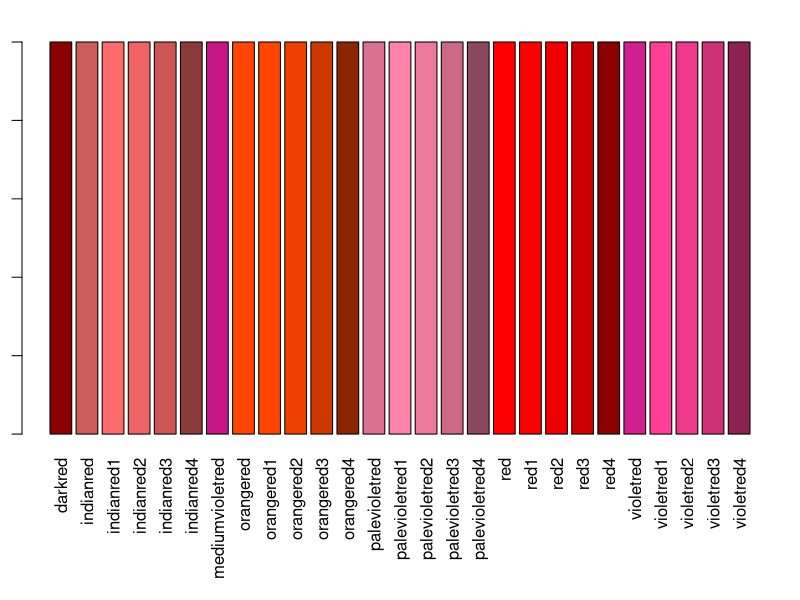
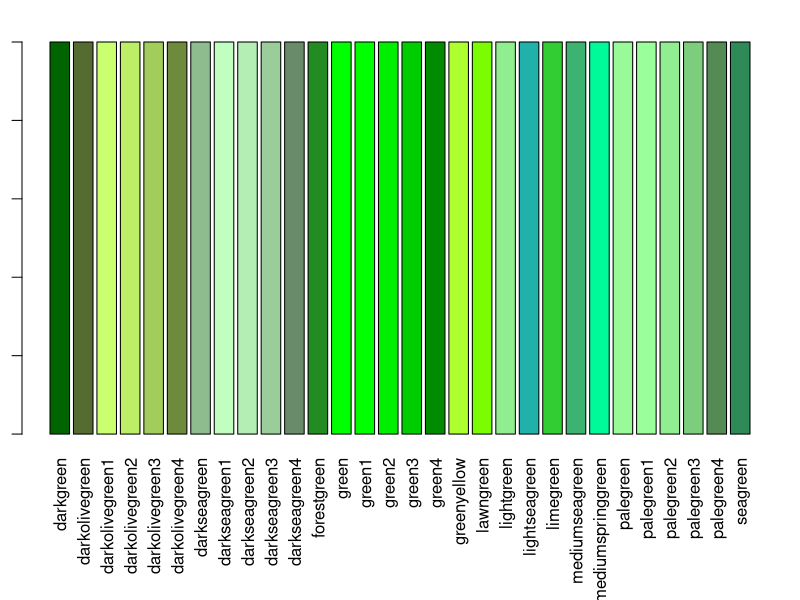
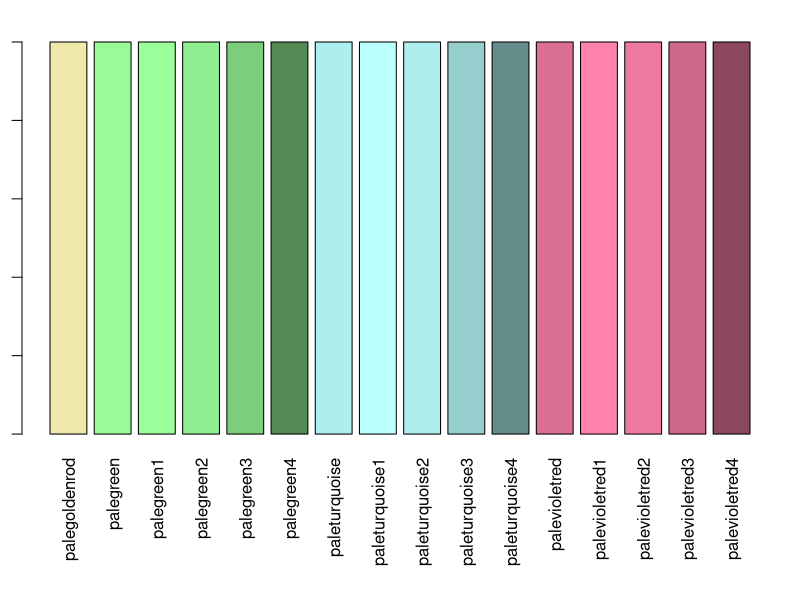
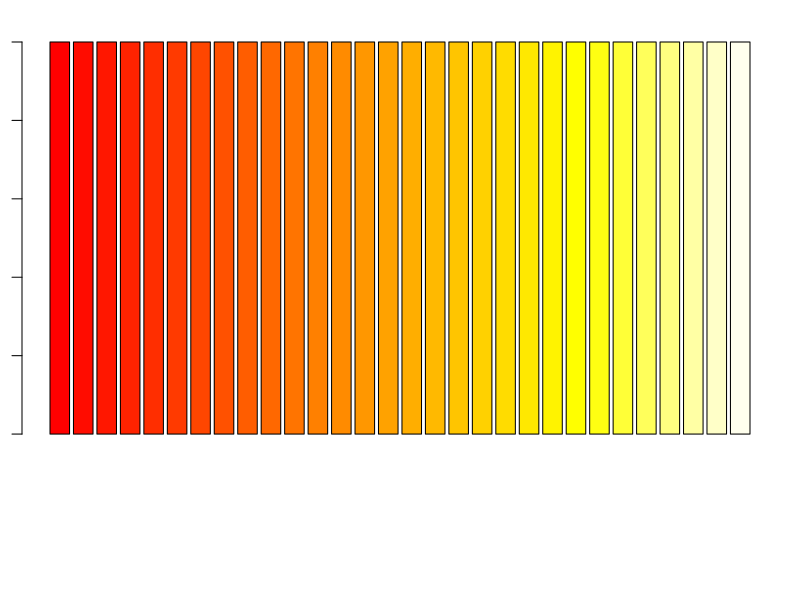

The R source for these figures, in order:
########################
###
### Leonard Mada
### [the one and only]
###
### Graphics Tools
###
### draft v.0.1b


### Graphics Tools


####################
### Helper Functions

find.col = function(name="red", start=1, max=30, bottom.mrg=8, ...) {
	is.col = grepl(name, colors());
	n.max = min(sum(is.col), start + max - 1);
	id = seq(start, n.max);
	name.col = colors()[is.col][id]
	x = rep(1, length(id)); names(x) = name.col;
	# set bottom margin
	old.par = par(mar=c(bottom.mrg,1,2,1) + 0.1)
		barplot(x, col=name.col, las=3, ...)
	par(old.par)
	invisible(name.col)
}
plot.col = function(col, bottom.mrg=8, ...) {
	x = rep(1, length(col)); names(x) = names(col);
	# set bottom margin
	old.par = par(mar=c(bottom.mrg,1,2,1) + 0.1)
		barplot(x, col=col, las=3, ...)
	par(old.par)
	invisible()
}


######################

### Examples

find.col()
find.col("green")
find.col("pale")

plot.col(heat.colors(30))


